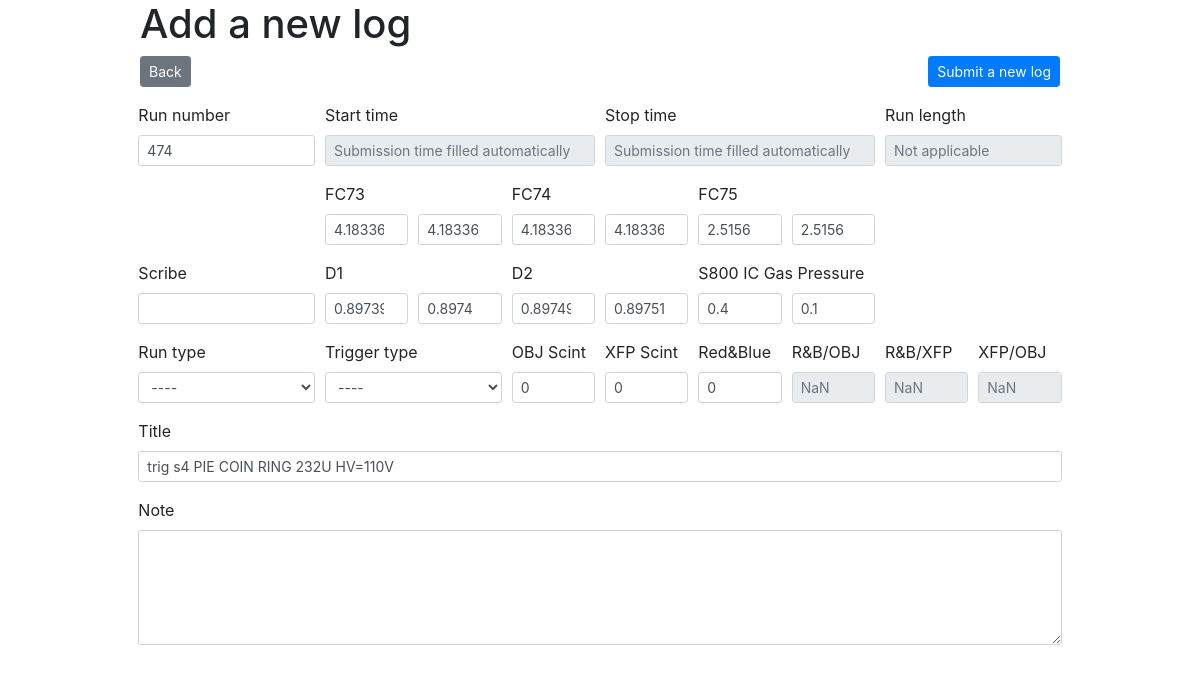
The app's page /elog/logForm/prevLog/ with its own data.
### elog/models.py (models this page shows, shortened)
class Log(models.Model):
    run_number = models.IntegerField(null=True)
    start_time = models.DateTimeField(null=True)
    stop_time = models.DateTimeField(null=True)
    fc73_begin = models.FloatField(default=0)
    fc74_begin = models.FloatField(default=0)
    fc75_begin = models.FloatField(default=0)
    d1_begin = models.FloatField(default=0)
    d2_begin = models.FloatField(default=0)
    ic_gas_pressure_begin = models.FloatField(default=0)
    fc73_end = models.FloatField(default=0)
    fc74_end = models.FloatField(default=0)
    fc75_end = models.FloatField(default=0)
    d1_end = models.FloatField(default=0)
    d2_end = models.FloatField(default=0)
    ic_gas_pressure_end = models.FloatField(default=0)
    scribe = models.CharField(max_length=50, default='')
    run_type = models.IntegerField(default=-1)
    trigger_type = models.IntegerField(default=-1)
    scaler1 = models.IntegerField(default=0) # OBJ Scint
    scaler2 = models.IntegerField(default=0) # XFP Scint
    scaler3 = models.IntegerField(default=0) # RED&BLUE
    title = models.CharField(max_length=200, default='')
    note = models.TextField(null=True, default='')
    runTypeText = ["Data", "Beam", "Calibration", "Trigger", "Note", "Junk"]
    triggerTypeText = ["Coincidence", "DS10", "Coinci.+DS50", "Secondary", "S800 singles", "CsI singles"]

### elog/views.py (the view)
# urls.py: path('logForm/prevLog/', views.logFormWithPrev, name="logFormWithPrev"),
def logFormWithPrev(request):
    log = Log.objects.order_by('-id')
    if log:
        log = log[0]
        return render(request, 'elog/logForm.html', {"runTypeTextList": Log.runTypeText, "triggerTypeTextList": Log.triggerTypeText, "prevLog": log})
    else:
        return render(request, 'elog/logForm.html', {"runTypeTextList": Log.runTypeText, "triggerTypeTextList": Log.triggerTypeText})

### elog/templates/elog/logForm.html (shortened to what this page needs)
{% load static %}
<!DOCTYPE HTML>
<html>
  <head>
    <link rel="stylesheet" type="text/css" href="{% static 'css/GenieStyle.css' %}">
    <link rel="stylesheet" href="{% static 'css/bootstrap.min.css' %}">
  </head>
  <body>
    <div class="container">
      <div class="row justify-content-sm-center">
        <div class="col-sm-10">
          <h1>Add a new log</h1>
        </div>
      </div>
      <form action="{% url 'elog:addLog' %}" method="post">
        <div class="form-group row justify-content-sm-center">
          <div class="col-sm-5" style="text-align:left">
            <a href="{% url 'elog:index' %}"><button type="button" class="btn btn-secondary btn-sm">Back</button></a>
          </div>
          <div class="col-sm-5" style="text-align:right">
            <input type="submit" class="btn btn-primary btn-sm" value="Submit a new log">
          </div>
        </div>
        <div class="form-row justify-content-sm-center">
          <div class="form-group col-sm-2">
            <label for="runNumber">Run number</label>
            <input type="number" class="form-control form-control-sm" name="runNumber" {% if prevLog %} value="{{ prevLog.run_number }}" {% endif %} required>
          </div>
          <div class="form-group col-sm-3">
            <label for="startTime">Start time</label>
            <input type="text" class="form-control form-control-sm" id="startTime" placeholder="Submission time filled automatically" readonly>
          </div>
          <div class="form-group col-sm-3">
            <label for="stopTime">Stop time</label>
            <input type="text" class="form-control form-control-sm" id="stopTime" placeholder="Submission time filled automatically" readonly>
          </div>
          <div class="form-group col-sm-2">
            <label for="runLength">Run length</label>
            <input type="text" class="form-control form-control-sm" id="runLength" placeholder="Not applicable" readonly>
          </div>
        </div>
        <div class="form-row justify-content-sm-center">
          <div class="form-group col-sm-2">
          </div>
          <div class="form-group col-sm-2">
            <label for="fc73">FC73</label>
            <div class="form-row">
              <div class="col">
                <input type="number" class="form-control form-control-sm" name="fc73Begin" step="0.00001" value="{% if prevLog %}{{ prevLog.fc73_begin }}{% else %}0{% endif %}">
              </div>
              <div class="col">
                <input type="number" class="form-control form-control-sm" name="fc73End" step="0.00001" value="{% if prevLog %}{{ prevLog.fc73_end }}{% else %}0{% endif %}">
              </div>
            </div>
          </div>
          <div class="form-group col-sm-2">
            <label for="fc74">FC74</label>
            <div class="form-row">
              <div class="col">
                <input type="number" class="form-control form-control-sm" name="fc74Begin" step="0.00001" value="{% if prevLog %}{{ prevLog.fc74_begin }}{% else %}0{% endif %}">
              </div>
              <div class="col">
                <input type="number" class="form-control form-control-sm" name="fc74End" step="0.00001" value="{% if prevLog %}{{ prevLog.fc74_end }}{% else %}0{% endif %}">
              </div>
            </div>
          </div>
          <div class="form-group col-sm-2">
            <label for="fc75">FC75</label>
            <div class="form-row">
              <div class="col">
                <input type="number" class="form-control form-control-sm" name="fc75Begin" step="0.00001" value="{% if prevLog %}{{ prevLog.fc75_begin }}{% else %}0{% endif %}">
              </div>
              <div class="col">
                <input type="number" class="form-control form-control-sm" name="fc75End" step="0.00001" value="{% if prevLog %}{{ prevLog.fc75_end }}{% else %}0{% endif %}">
              </div>
            </div>
          </div>
          <div class="form-group col-sm-2">
          </div>
        </div>
        <div class="form-row justify-content-sm-center">
          <div class="form-group col-sm-2">
            <label for="scribe">Scribe</label>
            <input type="text" class="form-control form-control-sm" name="scribe" {% if prevLog %}value="{{ prevLog.scribe }}"{% endif %} required>
          </div>
          <div class="form-group col-sm-2">
            <label for="d1">D1</label>
            <div class="form-row">
              <div class="col">
                <input type="number" class="form-control form-control-sm" name="d1Begin" step="0.00001" value="{% if prevLog %}{{ prevLog.d1_begin }}{% else %}0{% endif %}">
              </div>
              <div class="col">
                <input type="number" class="form-control form-control-sm" name="d1End" step="0.00001" value="{% if prevLog %}{{ prevLog.d1_end }}{% else %}0{% endif %}">
              </div>
            </div>
          </div>
          <div class="form-group col-sm-2">
            <label for="d2">D2</label>
            <div class="form-row">
              <div class="col">
                <input type="number" class="form-control form-control-sm" name="d2Begin" step="0.00001" value="{% if prevLog %}{{ prevLog.d2_begin }}{% else %}0{% endif %}">
              </div>
              <div class="col">
                <input type="number" class="form-control form-control-sm" name="d2End" step="0.00001" value="{% if prevLog %}{{ prevLog.d2_end }}{% else %}0{% endif %}">
              </div>
            </div>
          </div>
          <div class="form-group col-sm-2">
            <label for="icGasPressure">S800 IC Gas Pressure</label>
            <div class="form-row">
              <div class="col">
                <input type="number" class="form-control form-control-sm" name="icGasPressureBegin" step="0.0001" value="{% if prevLog %}{{ prevLog.ic_gas_pressure_begin }}{% else %}0{% endif %}">
              </div>
              <div class="col">
                <input type="number" class="form-control form-control-sm" name="icGasPressureEnd" step="0.0001" value="{% if prevLog %}{{ prevLog.ic_gas_pressure_end }}{% else %}0{% endif %}">
              </div>
            </div>
          </div>
          <div class="form-group col-sm-2">
          </div>
        </div>
        <div class="form-row justify-content-sm-center">
          <div class="form-group col-sm-2">
            <label for="runType">Run type</label>
            <select class="form-control form-control-sm" name="runType">
              <option value="-1">----</option>
            </select>
          </div>
          <div class="form-group col-sm-2">
            <label for="triggerType">Trigger type</label>
            <select class="form-control form-control-sm" name="triggerType">
              <option value="-1">----</option>
            </select>
          </div>
          <div class="form-group col-sm-1">
            <label for="scaler1">OBJ Scint</label>
            <input type="number" class="form-control form-control-sm" name="scaler1" step="1" {% if prevLog %}value="{{ prevLog.scaler1 }}"{% endif %}>
          </div>
          <div class="form-group col-sm-1">
            <label for="scaler2">XFP Scint</label>
            <input type="number" class="form-control form-control-sm" name="scaler2" step="1" {% if prevLog %}value="{{ prevLog.scaler2 }}"{% endif %}>
          </div>
          <div class="form-group col-sm-1">
            <label for="scaler3">Red&Blue</label>
            <input type="number" class="form-control form-control-sm" name="scaler3" step="1" {% if prevLog %}value="{{ prevLog.scaler3 }}"{% endif %}>
          </div>
          <div class="form-group col-sm-1">
            <label for="calc1">R&B/OBJ</label>
            <input type="text" class="form-control form-control-sm" name="calc1" placeholder="" readonly>
          </div>
          <div class="form-group col-sm-1">
            <label for="calc2">R&B/XFP</label>
            <input type="text" class="form-control form-control-sm" name="calc2" placeholder="" readonly>
          </div>
          <div class="form-group col-sm-1">
            <label for="calc3">XFP/OBJ</label>
            <input type="text" class="form-control form-control-sm" name="calc3" placeholder="" readonly>
          </div>
        </div>
        <div class="form-row justify-content-sm-center">
          <div class="form-group col-sm-10">
            <label for="title">Title</label>
            <input type="text" class="form-control form-control-sm" name="title" {% if prevLog %} value="{{ prevLog.title }}" {% endif %}>
          </div>
        </div>
        <div class="form-row justify-content-sm-center">
          <div class="form-group col-sm-10">
            <label for="note">Note</label>
            <textarea class="form-control form-control-sm" name="note" rows="5">{% if prevLog %}{{ prevLog.note }}{% endif %}</textarea>
          </div>
        </div>
      </form>
    </div>
  </body>
</html>

### records on screen
Log: runNumber "474", fc73Begin "4.18336", fc73End "4.18336", fc74Begin "4.18336", fc74End "4.18336", fc75Begin "2.5156", fc75End "2.5156", d1Begin "0.89739", d1End "0.8974", d2Begin "0.89749", d2End "0.89751", icGasPressureBegin "0.4", icGasPressureEnd "0.1", scaler1 "0", scaler2 "0", scaler3 "0", title "trig s4 PIE COIN RING 232U HV=110V"
